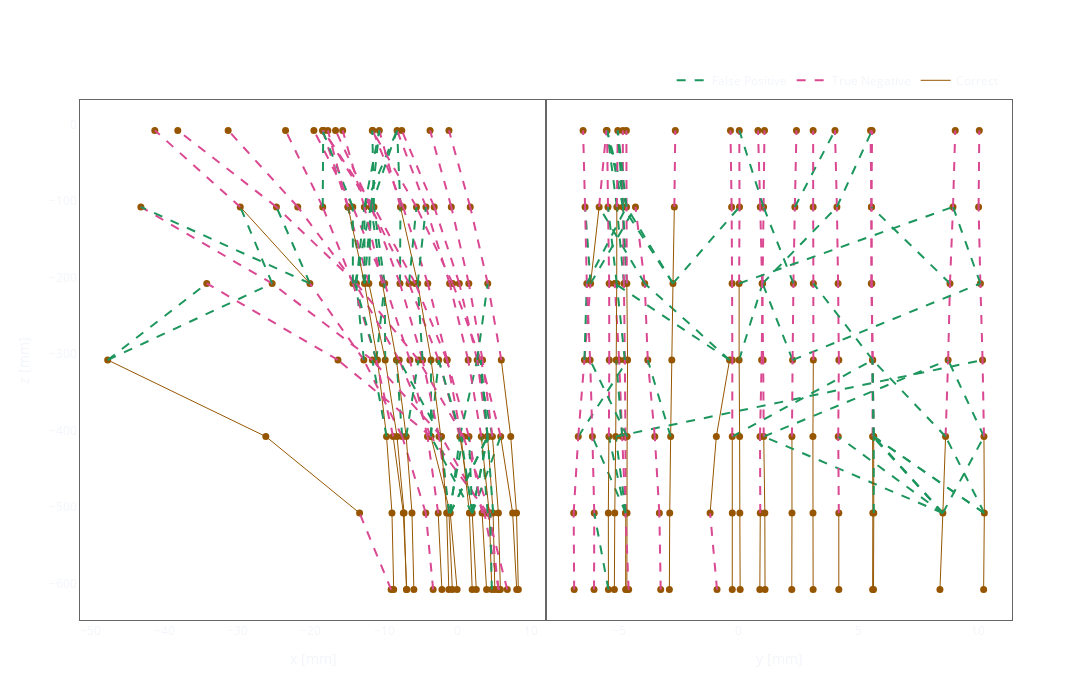

Notebook source saved alongside this figure:
### Markdown cell above
## Visualization

### Code cell
from scripts.plotting import plot_xyz_plotly

# Usage example
plot_xyz_plotly(df_node, df_edge, threshold=0.5)
# plot_xyz_plotly(df_node, df_edge, threshold=0.2)
